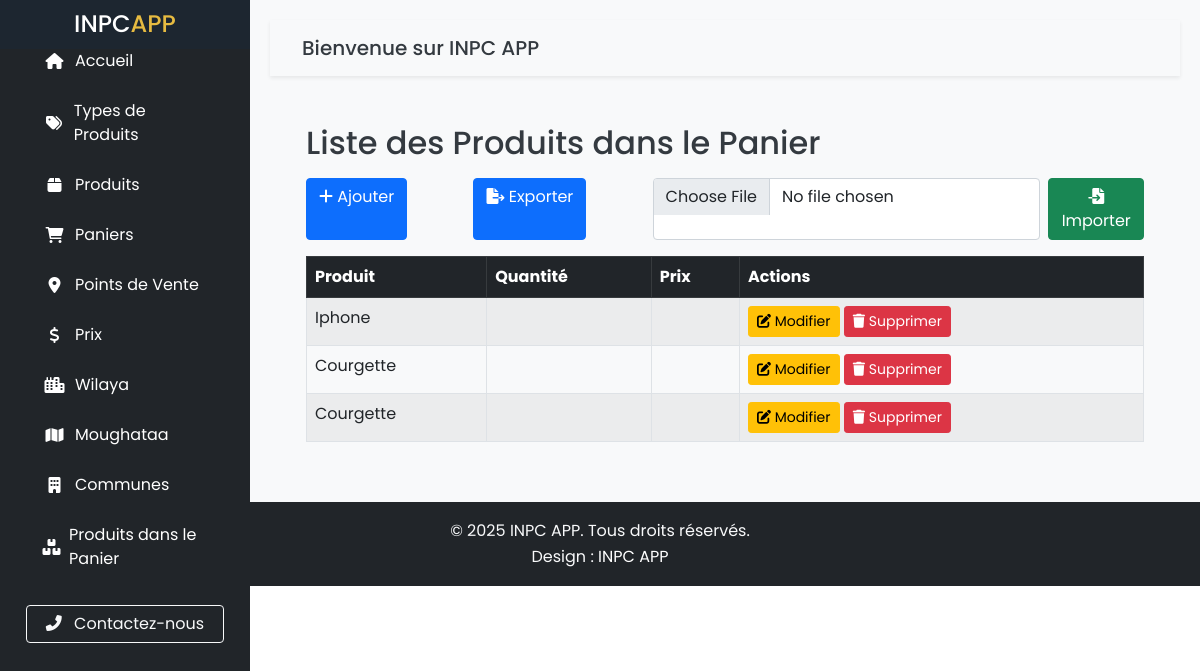
/cartproducts/, run on the app's committed database.
### APP_INPC_23203/models.py (models this page shows)
class CartProducts(models.Model):
    product = models.ForeignKey(Product, on_delete=models.CASCADE)
    cart_product = models.ForeignKey(Cart, on_delete=models.CASCADE)
    weight = models.FloatField()
    date_from = models.DateField()
    date_to = models.DateField(null=True, blank=True)

class Product(models.Model):
    code = models.CharField(max_length=45)
    name = models.CharField(max_length=45)
    description = models.CharField(max_length=45, null=True, blank=True)
    unit_measure = models.CharField(max_length=45, null=True, blank=True)
    product_type = models.ForeignKey(ProductType, on_delete=models.SET_NULL, null=True)

### APP_INPC_23203/views.py (the view)
# urls.py: path('cartproducts/', views.cartproduct_list, name='cartproduct_list'),
def cartproduct_list(request):
    cartproducts = CartProducts.objects.all()
    context = {
        'cartproduct_list': cartproducts
    }
    return render(request, 'cartproduct_list.html', context)

### APP_INPC_23203/templates/cartproduct_list.html (shortened to what this page needs)
{% extends 'base.html' %}
{% block content %}
<div class="container mt-4">
    <h2 class="mb-3">Liste des Produits dans le Panier</h2>
    <div class="d-flex justify-content-between mb-3">
        <a href="{% url 'cartproducts_add' %}" class="btn btn-primary">
            <i class="fas fa-plus"></i> Ajouter
        </a>
        <a href="{% url 'cartproducts_export' %}" class="btn btn-primary">
            <i class="fas fa-file-export"></i> Exporter
        </a>
        <form method="POST" action="{% url 'cartproducts_import' %}" enctype="multipart/form-data" class="d-flex">
            <input type="file" name="file" class="form-control me-2" accept=".xlsx,.xls,.csv" required>
            <button type="submit" class="btn btn-success">
                <i class="fas fa-file-import"></i> Importer
            </button>
        </form>
    </div>
    <table class="table table-striped table-bordered">
        <thead class="table-dark">
            <tr>
                <th>Produit</th>
                <th>Quantité</th>
                <th>Prix</th>
                <th>Actions</th>
            </tr>
        </thead>
        <tbody>
            {% for cartproduct in cartproduct_list %}
            <tr>
                <td>{{ cartproduct.product.name }}</td>
                <td>{{ cartproduct.quantity }}</td>
                <td>{{ cartproduct.price }}</td>
                <td>
                    <a href="{% url 'cartproducts_edit' cartproduct.pk %}" class="btn btn-warning btn-sm">
                        <i class="fas fa-edit"></i> Modifier
                    </a>
                    <a href="{% url 'cartproducts_delete' cartproduct.pk %}" class="btn btn-danger btn-sm">
                        <i class="fas fa-trash"></i> Supprimer
                    </a>
                </td>
            </tr>
            {% empty %}
            <tr>
                <td colspan="4" class="text-center">Aucun produit dans le panier</td>
            </tr>
            {% endfor %}
        </tbody>
    </table>
</div>
{% endblock %}

### APP_INPC_23203/static/assets/css/templatemo-space-dynamic.css (style rules this page uses)
html, body, div, span, applet, object, iframe, h1, h2, h3, h4, h5, h6, p, blockquote, div pre, a, abbr, acronym, address, big, cite, code, del, dfn, em, font, img, ins, kbd, q, s, samp, small, strike, strong, sub, sup, tt, var, b, u, i, center, dl, dt, dd, ol, ul, li, figure, header, nav, section, article, aside, footer, figcaption { margin: 0; padding: 0; border: 0; outline: 0; }
* { box-sizing: border-box; }
html, body { font-family: 'Poppins', sans-serif; font-weight: 400; background-color: #fff; -ms-text-size-adjust: 100%; -webkit-font-smoothing: antialiased; -moz-osx-font-smoothing: grayscale; }
a { text-decoration: none !important; }
h1, h2, h3, h4, h5, h6 { margin-top: 0px; margin-bottom: 0px; }
html, body { background: #fff; font-family: 'Poppins', sans-serif; }

### APP_INPC_23203/static/assets/css/custom.css (style rules this page uses)
body { padding-top: 70px; overflow-x: hidden; }
@media (min-width: 768px) { body { padding-top: 0; } }

### APP_INPC_23203/static/assets/css/custom2.css (style rules this page uses)
body { font-family: 'Poppins', sans-serif; background-color: #f8f9fa; color: #343a40; }

### data on the page
CartProducts: product.name "Iphone"
CartProducts: product.name "Courgette"
CartProducts: product.name "Courgette"
